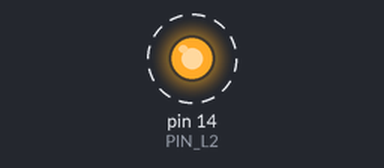
This sketch was run on a simulated Arduino Mega 2560, built with avr-gcc and run on an emulated ATmega2560. Shown: output pins drawn as LEDs (lit = HIGH). Dashed ring = blinking.

Above: at 0.5 s.
Timing chart, 0 to 4.6 s (numbered marks = the images above):
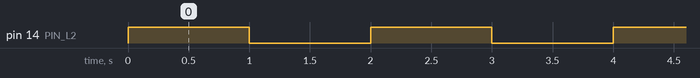

The sketch:

test_signalLed.ino
```cpp
/*-------------------------------------------------------------------------------------------------
Programme : test_signalLed.ino        Version : 1.0           Version arduino : 1.6.12
Auteur : H. Dugast                    Date : 22-03-2017

Matériel utilisé : Arduino Mega 2560, carte interfaceCapteur
Connexions réalisées : carte interfaceCapteur connectée sur la Méga 2560

Fonctionnement du programme :
Fait clignoter la LED rouge L2
------------------------------------------------------------------------------------------------ */

const uint8_t PIN_L2 = 14;  // broche LED L2

void setup() {
   // initialize digital pin PIN_L2 as an output.
   pinMode(PIN_L2, OUTPUT);
}

// the loop function runs over and over again forever
void loop() {
   digitalWrite(PIN_L2, HIGH);   // turn the LED on (HIGH is the voltage level)
   delay(1000);                       // wait for a second
   digitalWrite(PIN_L2, LOW);    // turn the LED off by making the voltage LOW
   delay(1000);                       // wait for a second
}
```

Measured:
- by itself, pin 14 (PIN_L2): alternates HIGH for 1.0 s and LOW for 1.0 s
